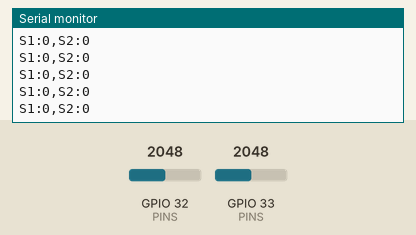
This sketch was run on a simulated ESP32. Shown: the last lines printed to the serial monitor. The test bench sets the inputs (shaded band); at power-on: GPIO 32 (PINS) = 2048, GPIO 33 (PINS) = 2048 (analog values on the 0–4095 scale).

Above: at 2.2 s.
2.3 s: GPIO 32 (PINS) set to 2866
At 3.1 s:
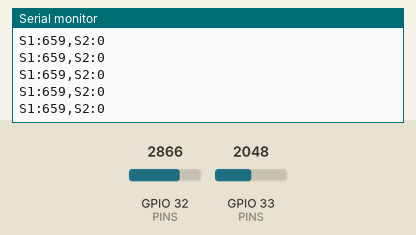
3.8 s: GPIO 33 (PINS) set to 2866
At 4.8 s:
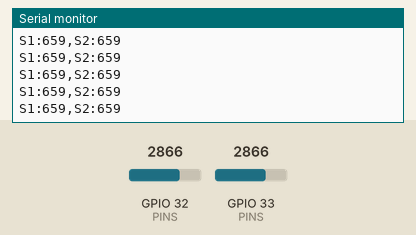
5.3 s: GPIO 32 (PINS) set to 3603
At 5.9 s:
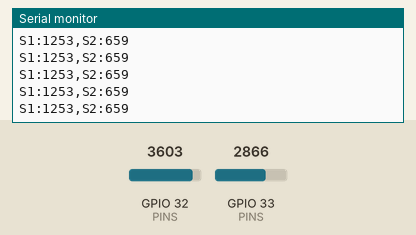
6.8 s: GPIO 33 (PINS) set to 3603
At 7.4 s:
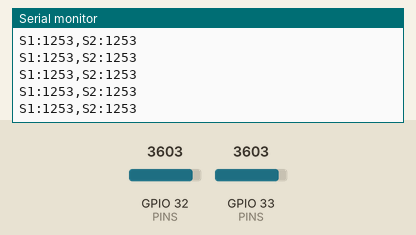
Timing chart, 0 to 9.3 s (numbered marks = the images above; inputs shaded):
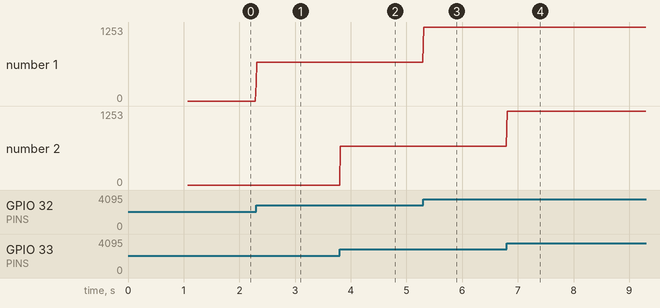

Measured:
- after the input at 2.3 s, the serial monitor: prints a new line at once (image 1)
- after the input at 3.8 s, the serial monitor: prints a new line at once (image 2)
- after the input at 5.3 s, the serial monitor: prints a new line at once (image 3)
- after the input at 6.8 s, the serial monitor: prints a new line at once (image 4)
- plotted number 1: 0 → 659 after the input at 2.3 s, 659 → 1253 after the input at 5.3 s

The sketch:

fsr_calibration_2sensors.ino
```cpp
// 2-FSR reader with auto-zero
// PLOT = true  -> Serial Plotter, one line per sensor
// PLOT = false -> text: raw mV + zeroed signal per sensor (for calibration)
// Type  t  + Enter in the Serial Monitor to re-zero (nothing pressing the sensors)

const int   N         = 2;
const int   PINS[N]   = {32, 33};              // D32, D33
const char* NAMES[N]  = {"S1", "S2"};
const bool  PLOT      = true;
const float DEADBAND  = 15.0;                  // mV ignored around zero

float baseline[N];

float readMV(int pin, int n) {
  long sum = 0;
  for (int i = 0; i < n; i++) sum += analogReadMilliVolts(pin);
  return sum / (float)n;
}

void tare() {
  for (int k = 0; k < N; k++) baseline[k] = readMV(PINS[k], 300);
  if (!PLOT) Serial.println("Zeroed both sensors.");
}

void setup() {
  Serial.begin(115200);
  analogReadResolution(12);
  delay(1000);          // hands off the sensors during this second
  tare();
}

void loop() {
  if (Serial.available() && Serial.read() == 't') tare();

  if (!PLOT) { Serial.print("t="); Serial.print(millis() / 1000.0, 1); Serial.print(" s"); }

  for (int k = 0; k < N; k++) {
    float mv  = readMV(PINS[k], 20);
    float sig = mv - baseline[k];
    if (sig < DEADBAND) sig = 0;

    if (PLOT) {
      Serial.print(NAMES[k]); Serial.print(':'); Serial.print(sig, 0);
      Serial.print(k < N - 1 ? ',' : '\n');
    } else {
      Serial.print("   "); Serial.print(NAMES[k]);
      Serial.print(" raw_mV="); Serial.print(mv, 0);
      Serial.print(" press_mV="); Serial.print(sig, 0);
    }
  }
  if (!PLOT) Serial.println();
  delay(10);
}
```
